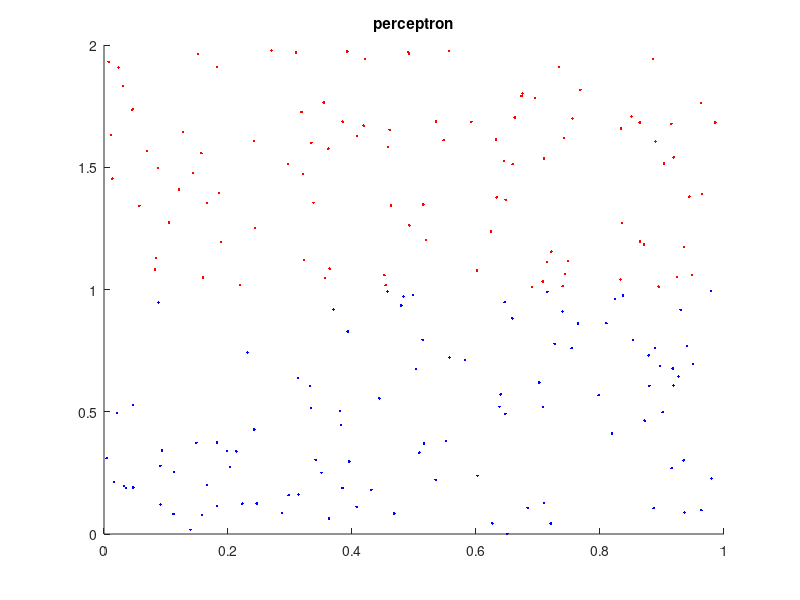

The MATLAB source for this figure: (Note: this script raises an error after producing the figure.)
% BENG420/520 Homework #3
% Compare a neuron with a threshold transfer function to a neuron with
% logistic sigmoid transfer function
%
% qwei

close all
clear all

% generate 2D feature values for two classes of data points
X1=[rand(1,100);rand(1,100);ones(1,100)];   % class '+1'
X2=[rand(1,100);1+rand(1,100);ones(1,100)]; % class '-1'
X=[X1,X2]';

% define class labels as being -1 or +1
Y=[-ones(1,100),ones(1,100)]';

% randomly initialize the weight vector
theta0 = rand(1, 3);

% plot the data points
figure; hold on
plot(X1(1,:),X1(2,:),'b.');
plot(X2(1,:),X2(2,:),'r.');
title('perceptron');

% use a learning rate of 1
learningRate = 1;

% max number of iterations
niter = 500;

%%%%%%%%%%%%%%%%%%%%%%%%%%%%%%%%%%%%%%%%%%%%%%%%%%%%%%%%%%%%
% YOU: call perceptron neuron learning to learn the weights
thetaP = perceptron_neuron(X,Y,theta0,niter,learningRate);

% YOU: use the learned weights to predict labels of all the training data

% YOU: print the training accuracy

% YOU: plot predicted labels as circles of the same color over original data

legend('class -1','class +1','pred -1','pred +1')
% plot decision boundary
plotpc(thetaP(1:2),thetaP(3));
xlabel('x1');
ylabel('x2');

%%%%%%%%%%%%%%%%%%%%%%%%%%%%%%%%%%%%%%%%%%%%%%%%%%%%
% YOU: call logistic neuron learning to learn the weights
thetaL = logistic_neuron(X,Y,theta0,niter,learningRate);

% YOU: use the learned weights to predict labels of all the training data

% YOU: print the training accuracy

% YOU: plot predicted labels as circles of the same color over origianl data

legend('class -1','class +1','pred -1','pred +1')
% plot decision boundary
plotpc(thetaL(1:2),thetaL(3));
xlabel('x1');
ylabel('x2');